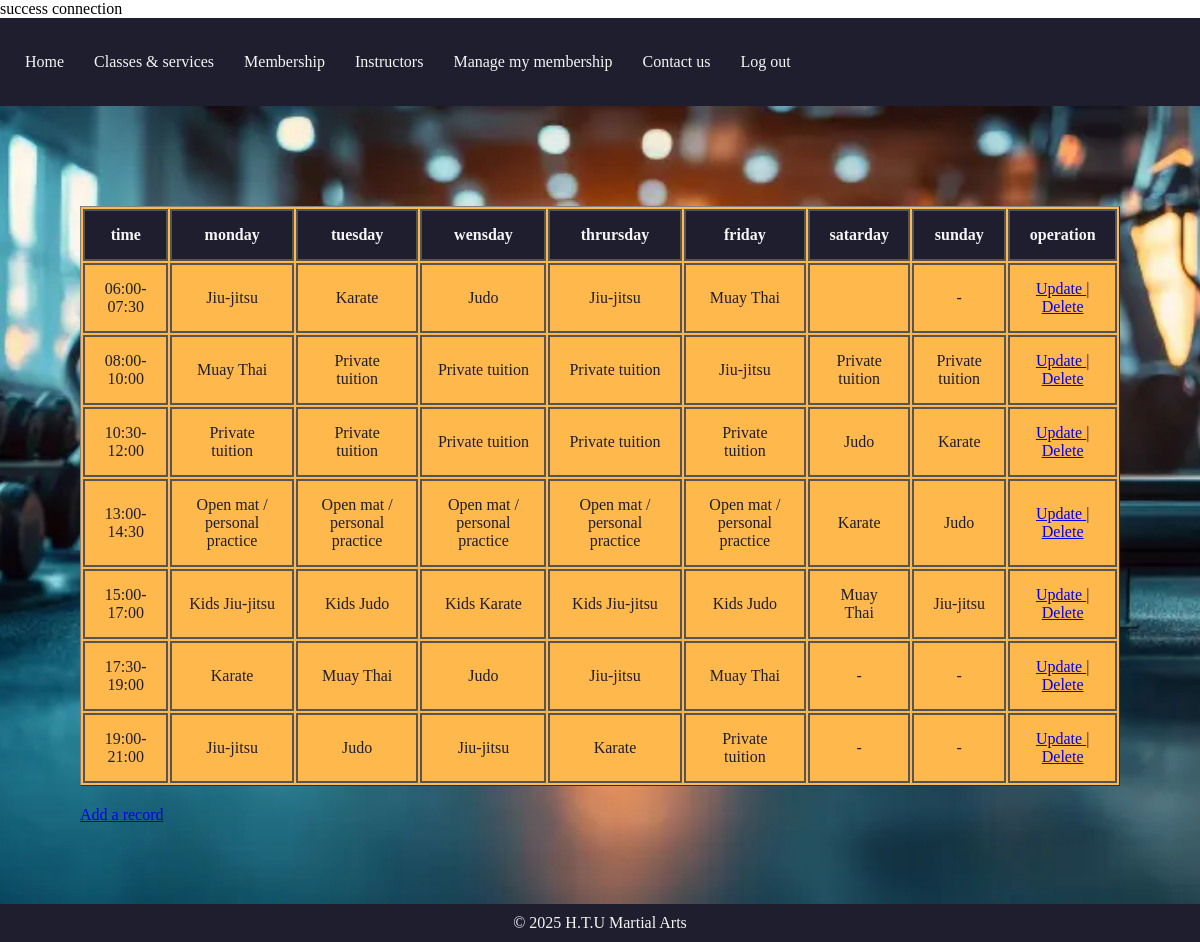
Screenshot of /code/finalproject/pages/admin/manage_classes.php (signed in) with the database file from the repository.
### tables this page shows
CREATE TABLE `timetable` (
  `ID` int(11) NOT NULL,
  `time` varchar(20) NOT NULL,
  `monday` varchar(50) NOT NULL,
  `tuesday` varchar(50) NOT NULL,
  `wednesday` varchar(50) NOT NULL,
  `thursday` varchar(50) NOT NULL,
  `friday` varchar(50) NOT NULL,
  `saturday` varchar(50) NOT NULL,
  `sunday` varchar(50) NOT NULL
);

### code/finalproject/pages/admin/manage_classes.php (the view, shortened to what this page needs)
<?php
include "../db/db.php";
?>
<!DOCTYPE html>
<html lang="en">
<head>
    <link rel="stylesheet" href="../../css/manage_useres.css">
    <link rel="stylesheet" href="../../css/nav.css">
    <link rel="stylesheet" href="../../css/footer.css">
    <link rel="stylesheet" href="https://cdnjs.cloudflare.com/ajax/libs/font-awesome/6.5.0/css/all.min.css">
</head>
<body>
<?php include "../shared/nav.php"; ?>
<section class='main-content'>
<?php
$query = "SELECT * FROM timetable";
$result = mysqli_query($con , $query);
if(mysqli_num_rows($result) > 0){
   echo "<table border='1' >";
echo "<tr>
        <th>time</th>
        <th>monday</th>
        <th>tuesday</th>
        <th>wensday</th>
        <th>thrursday</th>
        <th>friday</th>
        <th>satarday</th>
        <th>sunday</th>
        <th>operation</th>
      </tr>";
 while ($row = mysqli_fetch_assoc($result)) {
        echo "<tr>";
        echo "<td>" . $row['time'] . "</td>";
        echo "<td>" . $row['monday'] . "</td>";
        echo "<td>" . $row['tuesday'] . "</td>";
        echo "<td>" . $row['wednesday'] . "</td>";
        echo "<td>" . $row['thursday'] . "</td>";
        echo "<td>" . $row['friday'] . "</td>";
        echo "<td>" . $row['saturday'] . "</td>";
        echo "<td>" . $row['sunday'] . "</td>";
       echo "<td>
        <a href='update_classes.php
            ?id={$row['ID']}
            &time={$row['time']}
            &monday={$row['monday']}
            &tuesday={$row['tuesday']}
            &wednesday={$row['wednesday']}
            &thursday={$row['thursday']}
            &friday={$row['friday']}
            &saturday={$row['saturday']}
            &sunday={$row['sunday']}'>
            Update
        </a>
        |
        <a href='manage_classes.php?id={$row['ID']}'
           onclick=\"return confirm('Are you sure you want to delete this class?');\">
           Delete
        </a>
    </td>";
        echo "</tr>";
    }
echo "</table>";
}
echo "<a href='add_classes.php'>
    Add a record
</a>";
?>
</section>
<?php include "../shared/footer.php"; ?>
</body>
</html>

### code/finalproject/css/manage_useres.css (style rules this page uses)
* { margin: 0; padding: 0; box-sizing: border-box; }
.main-content { background-image: url('../images/empty-fitness-center-equipment-blurred-interior-sun-glare-effect-modern-gym-background-empty-fitness-center-357026796.webp'); background-size: cover; background-position: center; padding: 80px; }
table { width: 100%; margin: 20px auto; background-color: #FFB84C; }
th, td { padding: 15px; text-align: center; border: 2px solid #555; }
th { background-color: #1E1E2F; color: #F5F5F5; font-weight: bold; }
td { color: #1E1E2F; }

### rows the page displays
timetable: time "06:00-07:30", monday "Jiu-jitsu", tuesday "Karate", wednesday "Judo", thursday "Jiu-jitsu", friday "Muay Thai", sunday "-"
timetable: time "08:00-10:00", monday "Muay Thai", tuesday "Private tuition", wednesday "Private tuition", thursday "Private tuition", friday "Jiu-jitsu", saturday "Private tuition", sunday "Private tuition"
timetable: time "10:30-12:00", monday "Private tuition", tuesday "Private tuition", wednesday "Private tuition", thursday "Private tuition", friday "Private tuition", saturday "Judo", sunday "Karate"
timetable: time "13:00-14:30", monday "Open mat / personal practice", tuesday "Open mat / personal practice", wednesday "Open mat / personal practice", thursday "Open mat / personal practice", friday "Open mat / personal practice", saturday "Karate", sunday "Judo"
timetable: time "15:00-17:00", monday "Kids Jiu-jitsu", tuesday "Kids Judo", wednesday "Kids Karate", thursday "Kids Jiu-jitsu", friday "Kids Judo", saturday "Muay Thai", sunday "Jiu-jitsu"
timetable: time "17:30-19:00", monday "Karate", tuesday "Muay Thai", wednesday "Judo", thursday "Jiu-jitsu", friday "Muay Thai", saturday "-", sunday "-"
timetable: time "19:00-21:00", monday "Jiu-jitsu", tuesday "Judo", wednesday "Jiu-jitsu", thursday "Karate", friday "Private tuition", saturday "-", sunday "-"
